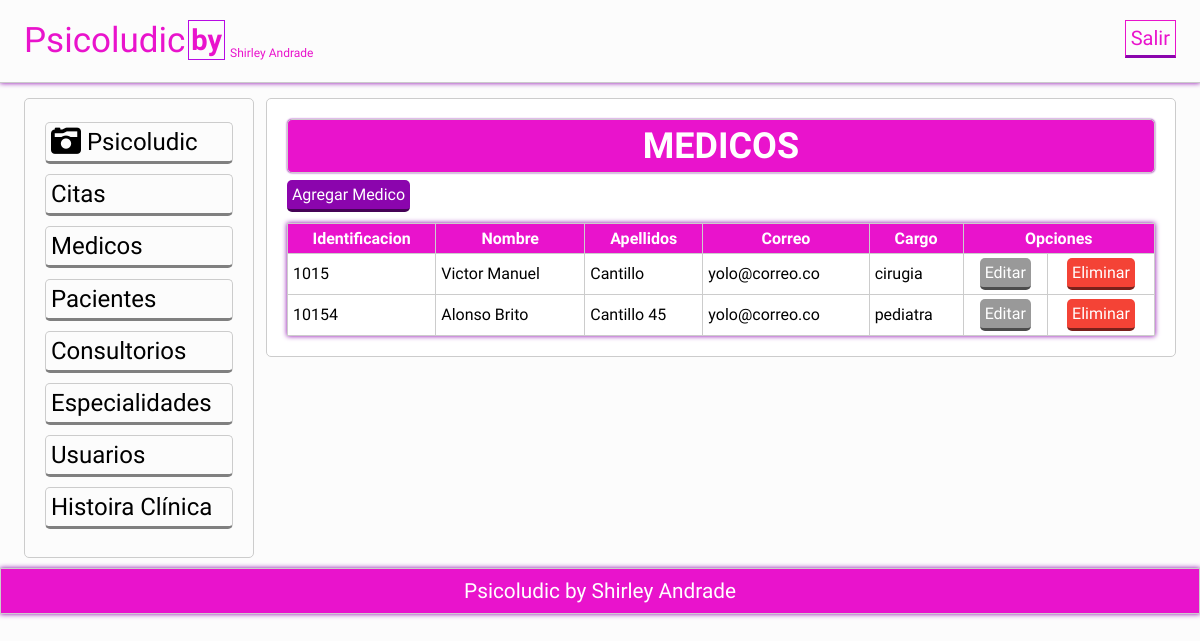
The page /vista/medicos_vista.php on the database its author committed.
### tables this page shows
CREATE TABLE `medicos` (
  `idMedico` int(11) NOT NULL AUTO_INCREMENT,
  `medidentificacion` char(15) NOT NULL,
  `mednombres` varchar(50) NOT NULL,
  `medapellidos` varchar(50) NOT NULL,
  `medEspecialidad` varchar(50) NOT NULL,
  `medtelefono` char(15) NOT NULL,
  `medcorreo` varchar(50) NOT NULL,
  PRIMARY KEY (`idMedico`),
  UNIQUE KEY `medidentificacion` (`medidentificacion`)
);

### vista/medicos_vista.php (the view, shortened to what this page needs)
<?php
try{
	$conexion = new PDO('mysql:host=localhost;dbname=centromedico','root','');
}catch(PDOException $e){
	echo "Error: ". $e->getMessage();
}
$consulta = $conexion -> prepare("
	SELECT * FROM medicos ORDER BY medidentificacion");
$consulta ->execute();
$consulta = $consulta ->fetchAll();
?>
<?php include 'plantillas/header.php'; ?>
	<section class="main">
		<div class="wrapp">
			<?php include 'plantillas/nav.php'; ?>
				<article>
					<div class="mensaje">
						<h2>MEDICOS</h2>
					</div>
						<a href="agregarmedicos.php"class="agregar">Agregar Medico</a>
						<table class="tabla">
						  <tr>
							<th>Identificacion</th>
							<th>Nombre</th>
							<th>Apellidos</th>
							<th>Correo</th>
							<th>Cargo</th>
							<th colspan ="2">Opciones</th>
						  </tr>
						<?php foreach ($consulta as $Sql): ?>
						<tr >
						<?php echo "<td class='mayusculas'>". $Sql['medidentificacion']. "</td>"; ?>
						<?php echo "<td class='mayusculas'>". $Sql['mednombres']. "</td>"; ?>
						<?php echo "<td class='mayusculas'>". $Sql['medapellidos']. "</td>"; ?>
						<?php echo "<td>". $Sql['medcorreo']. "</td>"; ?>
						<?php echo "<td >". $Sql['medEspecialidad']. "</td>"; ?>
						<?php echo "<td class='centrar'>"."<a href='actualizarmedico.php?idMedico=".$Sql['idMedico']."' class='editar'>Editar</a>". "</td>"; ?>
						<?php echo "<td class='centrar'>"."<a href='eliminar_medico.php?idMedico=".$Sql['idMedico']."' class='eliminar'>Eliminar</a>". "</td>"; ?>
						</tr>
						<?php endforeach; ?>
						</table>
				</article>
	</section>
<?php include 'plantillas/footer.php'; ?>
</body>
</html>

### vista/plantillas/header.php (shortened to what this page needs)
<!DOCTYPE html>
<html lang="en">
<head>
	<link rel="stylesheet" href="css/estilo.css">
	<link rel="stylesheet" href="path/to/font-awesome/css/font-awesome.min.css">
</head>
<body>
    <header>
		<div class="wrapp">
				<a href="index.php" title="CenterMedicine">Psicoludic<a class="bordes" href="index.php" title="Centro Medicine"><h5>by</h1></a><span>Shirley Andrade</span></a>
            <div class="usuario">
                <a href="cerrar.php" title="Cerrar Sesion"> Salir</a>
            </div>
		</div>
	</header>

### vista/plantillas/nav.php
<aside>
	<div class="widget">
			<a href="index.php" title="CenterMedicine"><i class="fa fa-camera-retro fa-lg"></i> Psicoludic</a>
			<a href="citas.php" title="Citas">Citas</a>
			<a href="medicos.php" title="Medicos">Medicos</a>
			<a href="pacientes.php" title="Pacientes">Pacientes</a>
			<a href="consultorios.php" title="Consultorios">Consultorios</a>
            <a href="especialidades.php" >Especialidades</a>
			<a href="usuarios.php" title="Usuarios">Usuarios</a>
            <a href="historiaclinica.php" title="Reportes">Histoira Clínica</a>
	</div>
</aside>

### vista/plantillas/footer.php
<footer>
			<p>Psicoludic <a target="_blank": href="../index.php" title="Centro Medico">by Shirley Andrade</a></p>
</footer>

### css/estilo.css (style rules this page uses)
* { -webkit-box-sizing: border-box; -moz-box-sizing: border-box; box-sizing: border-box; margin:0px; padding:0px; font-family: 'Antic', sans-serif; }
body { background: rgba(0,0,0,.01); color:#000; }
.wrapp { padding: 0% 2%; width:100%; margin:auto; overflow: hidden; }
header a { color: #e913cc; display:inline-block; }
.usuario { float: right; color: #e913cc; }
.usuario a { padding: 5px; border: 1px solid #e913cc; border-bottom: 3px solid #8b05ad; font-size: 20px; }
header { text-transform: none; width: 100%; height: 83px; padding:20px 0; overflow: hidden; font-size: 2.5em; border-bottom: 1px solid rgba(0,0,0,.2); margin-bottom:5px ; box-shadow: 0 0px 5px #8b05ad !important; }
.mensaje { background: #e913cc; padding:5px; color:#fff; border-radius:5px; text-align: center; font-size: 1.5em; margin-bottom: 5px; box-shadow: 0 0px 2px #8b05ad !important; }
aside { float: left; width: 20%; color:#fff; padding:20px; border-radius:5px; margin: 10px 0px; }
aside a { border-radius:5px; margin: .3em 0em; float:left; width:100%; color:black; display:block; padding: 5px; cursor:pointer; margin-top:3px; border:1px solid #ccc; border-bottom:3px solid gray; font-size:1.5em; text-decoration:none; }
article a { display:block; font-weight: normal; }
article { margin: 10px 0px; margin-left:1%; float: left; width: 79%; padding:20px; background: rgb(255, 255, 255); border-radius:5px; }
article,aside, .mensaje { border:1px solid #ccc; }
span { margin-left:2px; font-size: .3em; }
article a { margin: 2px 0px; display:inline-block; padding: 5px; color: white; border-radius:5px; cursor:pointer; border-bottom: 3px solid rgba(0, 0, 0,.5); width:auto; text-decoration:none; text-align:center; position: relative; }
article .agregar { background:#8b05ad; }
article .editar { background:#999; }
article .eliminar { background:#F44336; }
footer { width: 100%; background: #e913cc; padding:10px 10%; border:1px solid #ccc; text-align: center; color: #fff; font-size: 1.3em; box-shadow: 0 0px 5px #8b05ad !important; }
footer li,a { text-decoration: none; color: #fff; }
.tabla { box-shadow: 0 0px 5px #8b05ad !important; width:100%; margin-top: 1%; border-collapse: collapse; }
.tabla th { background: #e913cc; padding: 5px; color:white; }
.centrar { text-align: center; }
.tabla td { padding: 2px 5px; }
.tabla td,th { border:1px solid #ccc; }
header a, .bordes { font-size: 35px; float:left; color: #e913cc; cursor:pointer; }
header span,a:hover { color: #e913cc; }
.bordes { border: 1px solid #b80ae4; padding: 2px; margin:0px 3px; }
.mayusculas { text-transform: capitalize; }

### rows shown on the page
medicos: medidentificacion "1015", mednombres "Victor Manuel", medapellidos "Cantillo", medcorreo "yolo@correo.co", medEspecialidad "cirugia"
medicos: medidentificacion "10154", mednombres "Alonso Brito", medapellidos "Cantillo 45", medcorreo "yolo@correo.co", medEspecialidad "pediatra"
